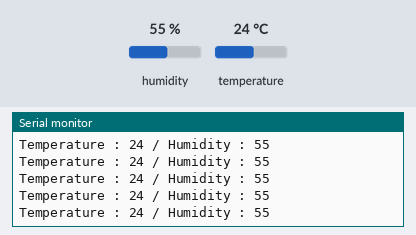
Recording of a sketch running on a simulated Arduino Uno, built with avr-gcc and run on an emulated ATmega328P. Shown: the last lines printed to the serial monitor. Inputs (shaded band) come from the test bench; at power-on: humidity 55 %, temperature 24 °C.

Above: at 3.3 s.
3.4 s: humidity set to 22 %
At 5.0 s:
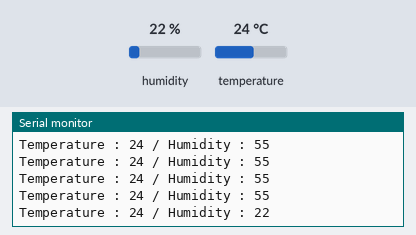
6.2 s: temperature set to 12 °C
At 6.2 s:
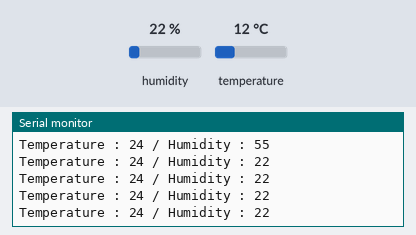
9.0 s: humidity set to 40 %
At 9.5 s:
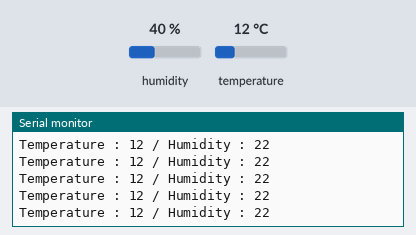
Timing chart, 0 to 12.0 s (numbered marks = the images above; inputs shaded):
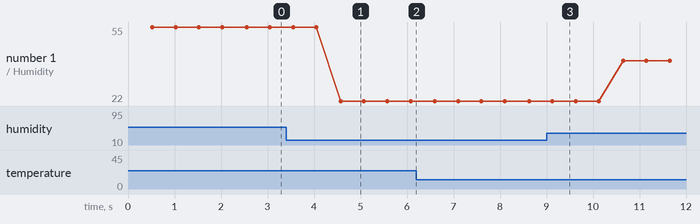

The sketch:

05.ino
```cpp
#include <DHT.h>

int Sensor_pin = 8;

DHT my_sensor(Sensor_pin, DHT11);

void setup() {
  Serial.begin(9600);
  my_sensor.begin();
}

void loop() {
  delay(500);
  int temp = my_sensor.readTemperature();
  int humi = my_sensor.readHumidity();
  Serial.print("Temperature : ");
  Serial.print(temp);
  Serial.print(" / ");
  Serial.print("Humidity : ");
  Serial.println(humi);
}
```

Measured:
- after the input at 3.4 s, the serial monitor: prints a new line after 1.2 s (image 1)
- plotted number 1: 55 → 22 after the input at 3.4 s, 22 → 40 after the input at 9.0 s
